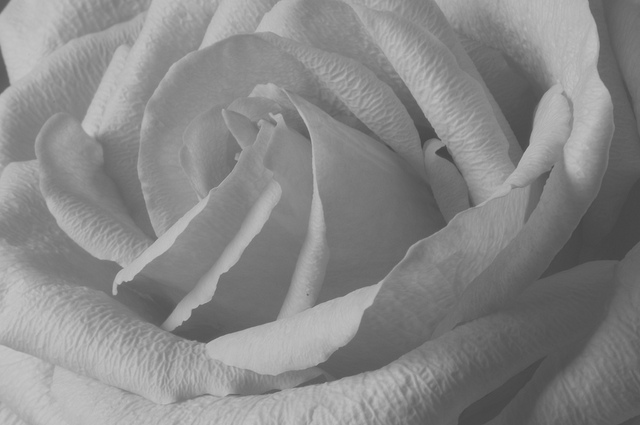
#> input picture Code/rose.jpg, 640 x 425 px
$ python histogram.py
#> lines starting #> are read from the running program, lines starting #| are printed output that depends on the picture
#Histogram Equalization
#Author: Winnie Liang

import cv2
import numpy as np
import Image
from matplotlib import pyplot as plt

original = cv2.imread('rose.jpg')
#> original is the input picture: shape (425, 640, 3); min 67, max 198, mean 135.9
#Read our input color image and converts to grayscale
image = cv2.imread('rose.jpg', 0)
#> image: shape (425, 640); min 67, max 198, mean 135.9
# #Convert color image to gray image.
# grayImage = cv2.cvtColor(original, cv2.COLOR_BGR2GRAY)
# #Save gray image to file named rose.jpg
# cv2.imwrite('grayrose.jpg', grayImage)

# #Read the saved gray image
# grayImg = cv2.imread('grayrose.jpg')
#Make a copy
grayCopy = image


#For an N x M image of G gray-levels (often 256), create an array H of length G initialized with 0 values
N = image.shape[0] #row
#> N = 425
M = image.shape[1] #column
#> M = 640

H = np.zeros(256) # image histogram
C = np.zeros(256) # cumulative histogram
T = np.zeros(256) # transformation function
E = np.zeros(256) # equalized histogram


#Calculate Histogram H by scanning every pixel and increment member of H
for p in range(0, N):
	for q in range(0, M):
		H[image[p][q]] += 1

#Calculate Cumulative histogram C
C[0] = H[0]
for p in range(1, 256):
	C[p] = C[p-1] + H[p]
#> after the loop, C = 256 values from 0 to 272000

#Create lookup table T
value = (256.0 - 1)/(N * M)
#> value = 0.000937
for p in range(0, 256):
	T[p] = round(value * C[p])
#> after the loop, T = 256 values from 0 to 255

#Remap pixel intensities of original image
for p in range(0, N):
	for q in range(0, M):
		grayCopy[p][q] = T[grayCopy[p][q]]
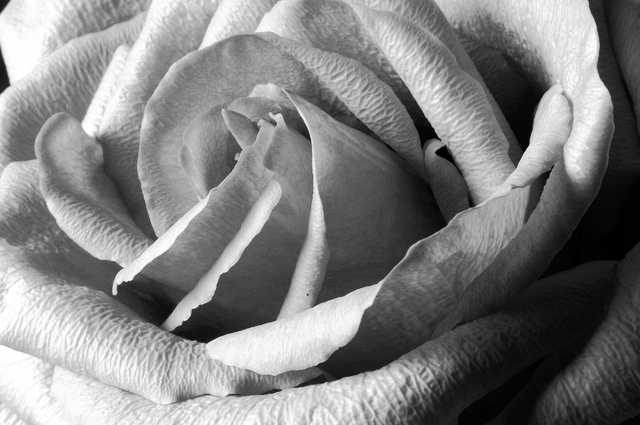
#> grayCopy: shape (425, 640); min 0, max 255, mean 128.7

#Calculate Equalized histogram E
for p in range(0, N):
	for q in range(0, M):
		E[grayCopy[p][q]] += 1


#Display results on matplotlib

#Display original and enhanced images
plt.figure('Images')

plt.subplot(131).imshow(original, cmap = plt.cm.gray)
plt.xticks([]), plt.yticks([]) #rids axes
plt.title('Original Image')

plt.subplot(132).imshow(image, cmap = plt.cm.gray)
plt.xticks([]), plt.yticks([]) #rids axes
plt.title('Grayscale Image')

plt.subplot(133).imshow(grayCopy, cmap=plt.cm.gray)
plt.xticks([]), plt.yticks([]) #rids axes
plt.title('Equalized / Enhanced Image')

#Display histograms H, C, T, E
plt.figure('Histograms')
plt.subplot(221).plot(H)
plt.xlabel('Intensity Value')
plt.ylabel('# of Pixels')
plt.title('Gray Image Histogram')

plt.subplot(222).plot(C)
plt.xlabel('Intensity Value')
plt.ylabel('# of Pixels')
plt.title('Cumulative Histogram')

plt.subplot(223).plot(T)
plt.xlabel('Original intensity value')
plt.ylabel('New intensity value')
plt.title('Transformation Function')

plt.subplot(224).plot(E)
plt.xlabel('Intensity value')
plt.ylabel('# of Pixels')
plt.title('Equalized Histogram')


plt.show()
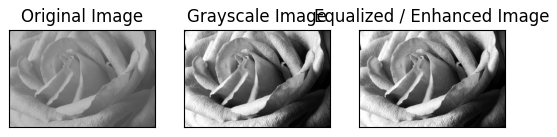
#> figure drawn by matplotlib, 3 panels
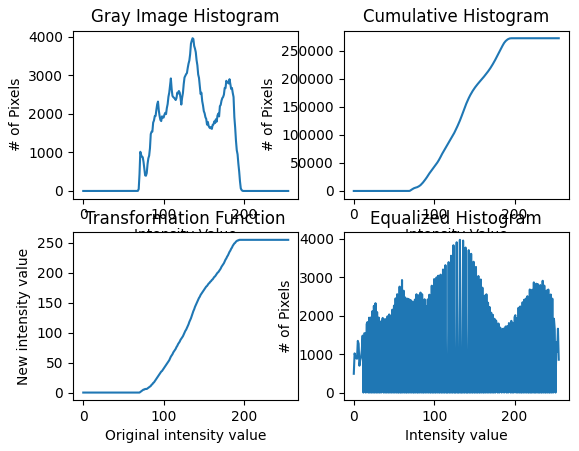
#> figure drawn by matplotlib, 4 panels; panel 1: curve peaks at x = 136, y = 3966; panel 2: curve peaks at x = 198, y = 272000; panel 3: curve peaks at x = 194, y = 255; panel 4: curve peaks at x = 132, y = 3966
